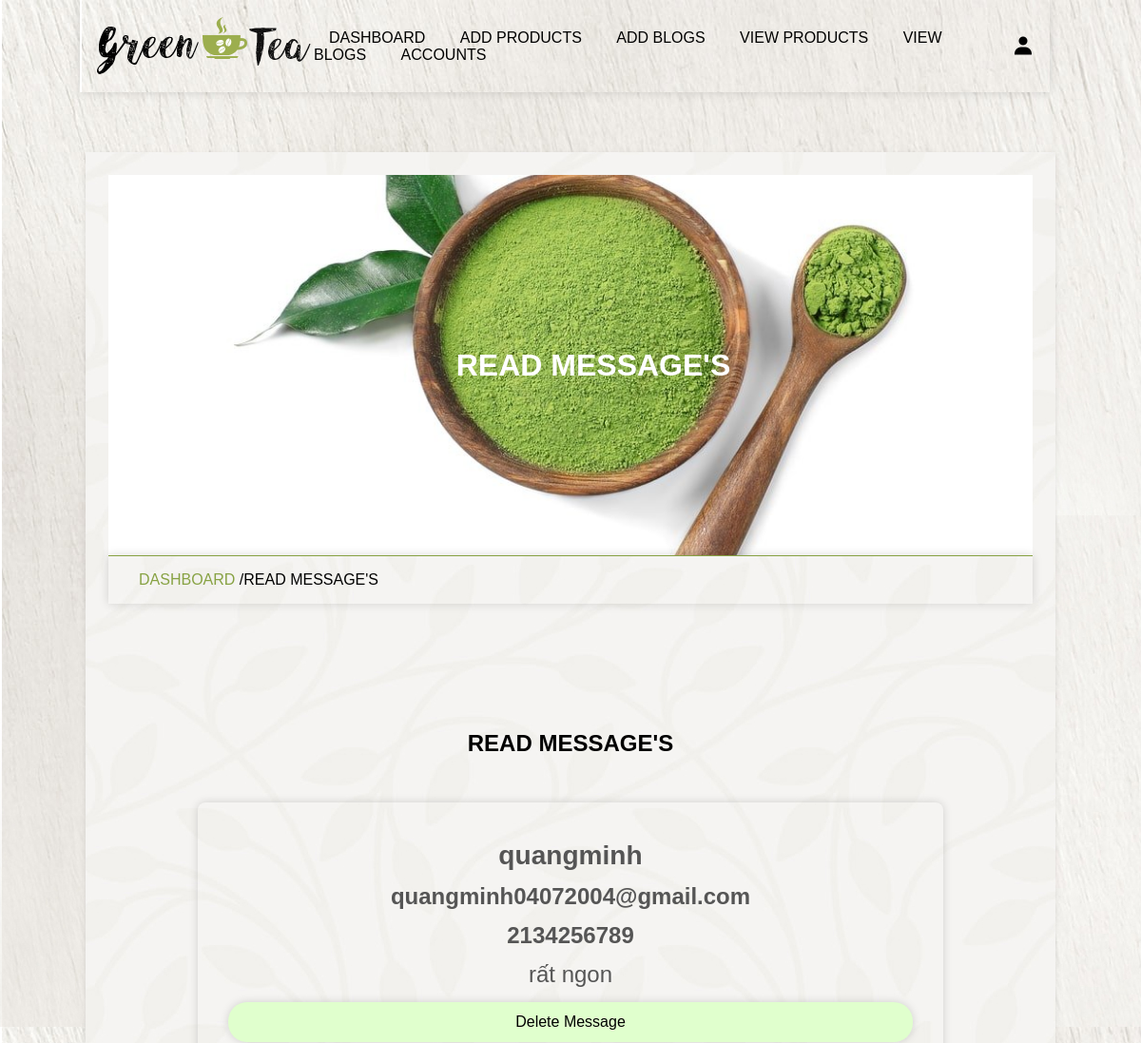
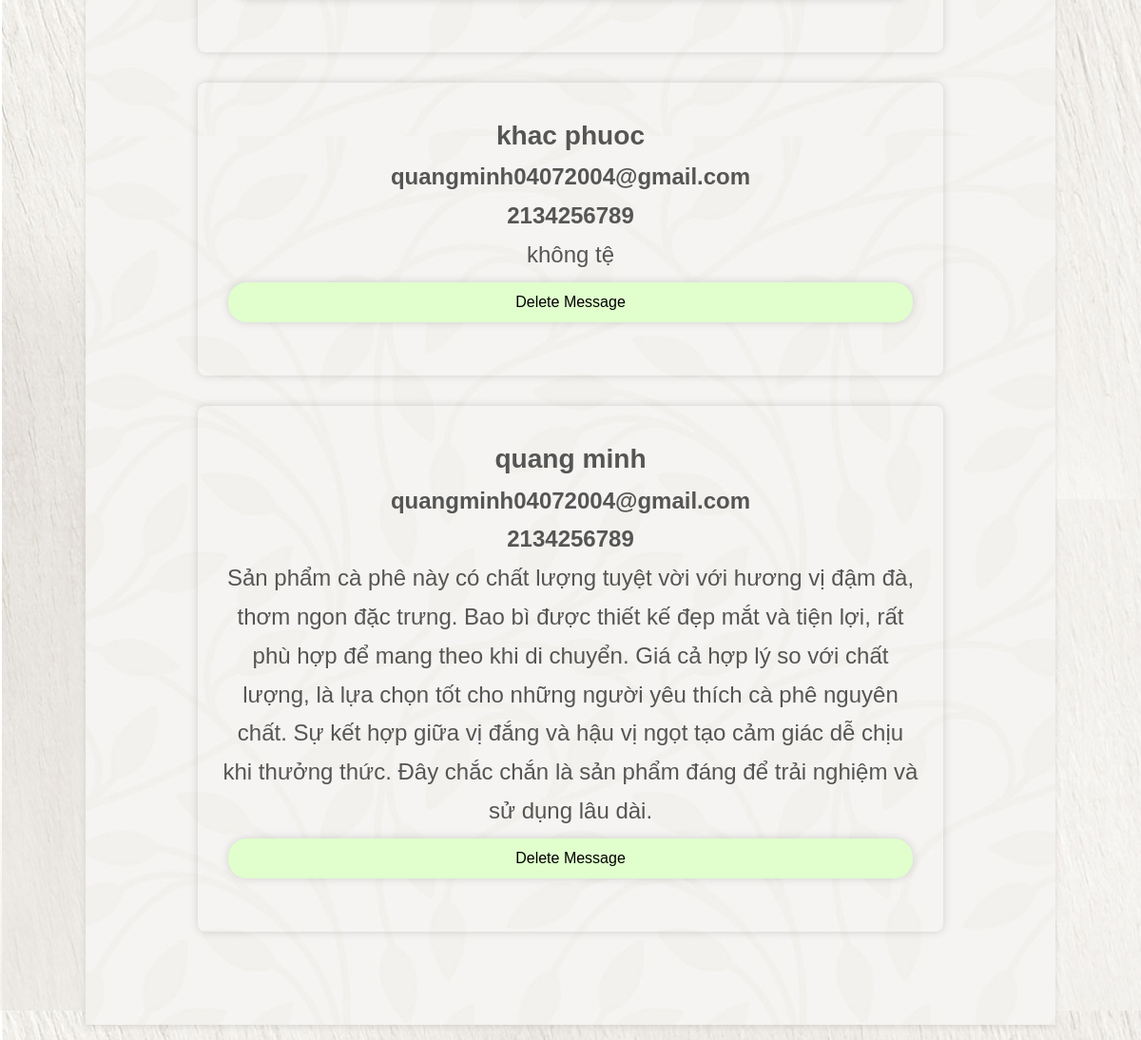
/message_complete.php (signed in), run on the app's committed database (2 pictures, top to bottom).
### tables this page shows
CREATE TABLE `message` (
  `id` varchar(20) NOT NULL,
  `user_id` varchar(20) NOT NULL,
  `name` varchar(50) NOT NULL,
  `email` varchar(100) NOT NULL,
  `message` varchar(500) NOT NULL,
  `number` varchar(100) DEFAULT NULL,
  `status` varchar(100) DEFAULT NULL
);

### message_complete.php (the view, shortened to what this page needs)
<?php
include 'connect.php';
?>
<!DOCTYPE html>
<html lang="en">
<head>
<link href='https://unpkg.com/boxicons@2.1.4/css/boxicons.min.css' rel='stylesheet'>
<link rel ="stylesheet" type = "text/css" href="backend.css?v=<?php echo time(); ?>">
</head>
<body>
<?php  include 'admin_header.php'; ?>
    <div class="main">
        <div class = "banner">
            <h1>read message's</h1>
        </div>
        <div class = "title2">
            <a href="dashboard.php">dashboard</a><span> /read message's</span>
        </div>
        <section class = "accounts">
            <h1 class="heading">read message's</h1>
            <div class = "box-container">
                <?php
                    $select_message = $conn->prepare("select * from `message` where status = 'complete'");
                    $select_message->execute();
                    if($select_message->rowCount() > 0 ){
                        while($fetch_message = $select_message->fetch(PDO::FETCH_ASSOC)){
                ?>
                <div class = "box">
                    <h3 class ="name"><?= $fetch_message['name'];?></h3>
                    <h4 class="email"><?= $fetch_message['email'];?></h4>
                    <h4 class="number"><?= $fetch_message['number'];?></h4>
                    <p><?=$fetch_message['message']; ?></p>
                    <form action="" method="post" class="flex-btn">
                        <button type = "submit"
                        name="delete"
                        class="btn"
                        onclick="return confirm('delete this message');">delete message</button>
                    </form>
                </div>
                <?php
                        }
                    }else{
                        echo '
                            <div class = "empty">
                                <p>no message send yet</p>
                            </div>
                        ';
                    }
                ?>
            </div>
        </section>
    </div>
</body>
</html>

### backend.css (style rules this page uses)
* { margin: 0; padding: 0; box-sizing: border-box; }
:root { --green: #87a243; --light-green: #e0ffcd; --box-shadow: 0 0 10px rgba(0 0 0/15%); }
html { font-size: 16px; -ms-overflow-style: scrollbar; -webkkit-tap-highlight-color: transparent; font-family: sans-serif; --ms-text-size-adjust: 100%; -webkit-text-size-djust: 100%; }
body { background-image: url('img/body-bg.jpg'); width: 100%; }
.main { width: 85vw; background: url('img/bg.jpg'); box-shadow: 0 2px 6px 0 rgb(0 0 0 / 10%); margin: 1rem auto; margin-top: 10rem; padding: 2%; }
a { text-decoration: none; }
.btn { line-height: 2; background-color: var(--light-green); padding: 5px 35px; display: inline-block; border-radius: 20px; color: #000; text-transform: capitalize; font-family: inherit; font-size: 16px; cursor: pointer; user-select: none; position: relative; overflow: hidden; vertical-align: middle; transition: color 0.3s ease; z-index: 2; }
.btn::before { position: absolute; content: ''; left: 0; top: 0; background: var(--green); color: #fff; height: 100%; width: 0; z-index: -1; transition: width .3s ease; }
input, textarea, select, button { background: transparent; border-radius: 20px; border: none; outline: none; padding: 1rem; margin: .1rem 0; width: 100%; box-shadow: var(--box-shadow); font-size: 20px; background-color: #fff; }
.box-container { display: grid; grid-template-columns: repeat(auto-fit, minmax(30rem, 1fr)); align-items: center; justify-content: center; }
.box-container .box { margin: 1rem; }
.heading { text-align: center; text-transform: uppercase; padding: 1rem; margin-bottom: 1rem; }
section, .post-editor { width: 75 vw; min-height: 100vh; border-radius: 10px; padding: 4%; margin: 8% 4%; margin-bottom: 2%; }
.flex-btn { display: flex; justify-content: space-evenly }
.flex-btn .btn { margin: .5rem; }
.banner { background-image: url('img/banner.jpg'); background-size: cover; background-position: center; background-color: var(--green); width: 100%; height: 50vh; text-align: center; display: flex; justify-content: center; align-items: center; }
.banner h1 { text-transform: uppercase; color: #fff; margin-left: 3rem; }
.title2 { border-top: 1px solid var(--green); padding: 1rem 2rem; text-transform: uppercase; box-shadow: var(--box-shadow); }
.title2 a { color: var(--green); }
.accounts .box-container .box { font-size: 1.5rem; text-align: center; box-shadow: var(--box-shadow); border-radius: .5rem; text-align: center; padding: 2rem 1.5rem; padding-bottom: 3rem; line-height: 1.7; color: #555; }
button { padding: 10px; background-color: var(--green); color: white; border: none; border-radius: 5px; margin: 5px; }

### data on the page
message: name "quangminh", email "quangminh04072004@gmail.com", number "2134256789", message "rất ngon"
message: name "khac phuoc", email "quangminh04072004@gmail.com", number "2134256789", message "không tệ"
message: name "quang minh", email "quangminh04072004@gmail.com", number "2134256789", message "Sản phẩm cà phê này có chất lượng tuyệt vời với hương vị đậm đà, thơm ngon đặc trưng. Bao bì được thiết kế đẹp mắt và tiện lợi, rất phù hợp để mang theo khi di chuyển. Giá cả hợp lý so với chất lượng, là lựa chọn tốt cho những người yêu thích cà phê nguyên chất. Sự kết hợp giữa vị đắng và hậu vị ngọt tạo cảm giác dễ chịu khi thưởng thức. Đây chắc chắn là sản phẩm đáng để trải nghiệm và sử dụng lâu dài."
